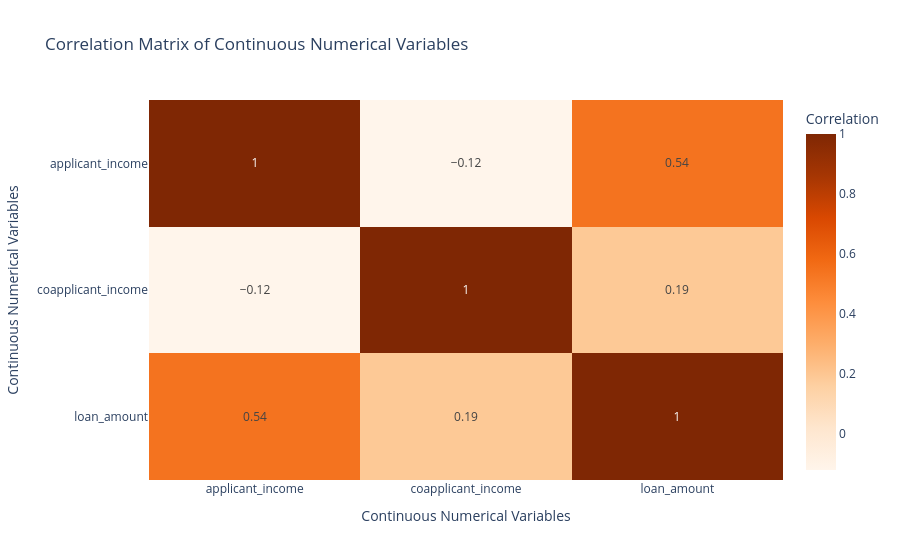

The notebook cell this image was saved under:
### Markdown cell above
## 3. Korelační matice spojitých numerických proměnných
- Spojité numerické proměnné: `applicant_income`, `coapplicant_income`, `loan_amount`
- Barevná paleta: `Oranges`

### Code cell
continuous_vars = ['applicant_income', 'coapplicant_income', 'loan_amount']
corr_matrix = loans_df[continuous_vars].corr().round(2)

fig3 = px.imshow(
    corr_matrix,
    text_auto=True,
    aspect='auto',
    color_continuous_scale='Oranges',
    title='Correlation Matrix of Continuous Numerical Variables',
    labels=dict(x='Variables', y='Variables', color='Correlation')
)

fig3.update_layout(
    xaxis_title='Continuous Numerical Variables',
    yaxis_title='Continuous Numerical Variables',
    template='plotly_white'
)

fig3.show()

### Figure 1 — Plotly figure (JSON) as saved in the notebook; plotly's stock layout.template omitted (floating-point values rounded to 4 significant figures)
{"data": [{"coloraxis": "coloraxis", "hovertemplate": "Variables: %{x}<br>Variables: %{y}<br>Correlation: %{z}<extra></extra>", "name": "0", "texttemplate": "%{z}", "type": "heatmap", "x": ["applicant_income", "coapplicant_income", "loan_amount"], "xaxis": "x", "y": ["applicant_income", "coapplicant_income", "loan_amount"], "yaxis": "y", "z": [[1.0, -0.12, 0.54], [-0.12, 1.0, 0.19], [0.54, 0.19, 1.0]]}], "layout": {"coloraxis": {"autocolorscale": false, "colorbar": {"title": {"text": "Correlation"}}, "colorscale": [[0, "rgb(255,245,235)"], [0.125, "rgb(254,230,206)"], [0.25, "rgb(253,208,162)"], [0.375, "rgb(253,174,107)"], [0.5, "rgb(253,141,60)"], [0.625, "rgb(241,105,19)"], [0.75, "rgb(217,72,1)"], [0.875, "rgb(166,54,3)"], [1, "rgb(127,39,4)"]]}, "title": {"text": "Correlation Matrix of Continuous Numerical Variables"}, "xaxis": {"anchor": "y", "domain": [0, 1], "title": {"text": "Continuous Numerical Variables"}}, "yaxis": {"anchor": "x", "autorange": "reversed", "domain": [0, 1], "title": {"text": "Continuous Numerical Variables"}}}}
